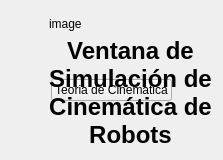
              <widget class="QWidget" name="tab">
               <property name="maximumSize">
                <size>
                 <width>524</width>
                 <height>573</height>
                </size>
               </property>
               <attribute name="title">
                <string notr="true">INICIO</string>
               </attribute>
               <layout class="QGridLayout" name="gridLayout_44">
                <item row="0" column="0" rowspan="3" colspan="2">
                 <layout class="QGridLayout" name="gridLayout_45">
                  <item row="0" column="0">
                   <spacer name="horizontalSpacer_5">
                    <property name="orientation">
                     <enum>Qt::Horizontal</enum>
                    </property>
                    <property name="sizeHint" stdset="0">
                     <size>
                      <width>40</width>
                      <height>20</height>
                     </size>
                    </property>
                   </spacer>
                  </item>
                  <item row="0" column="2">
                   <spacer name="horizontalSpacer_6">
                    <property name="orientation">
                     <enum>Qt::Horizontal</enum>
                    </property>
                    <property name="sizeHint" stdset="0">
                     <size>
                      <width>40</width>
                      <height>20</height>
                     </size>
                    </property>
                   </spacer>
                  </item>
                  <item row="1" column="1">
                   <widget class="QPushButton" name="pushButton">
                    <property name="text">
                     <string>Teoria de Cinematica</string>
                    </property>
                   </widget>
                  </item>
                 </layout>
                </item>
                <item row="1" column="1">
                 <widget class="QLabel" name="label_3">
                  <property name="text">
                   <string>image</string>
                  </property>
                 </widget>
                </item>
                <item row="2" column="1">
                 <widget class="QLabel" name="label_48">
                  <property name="text">
                   <string>&lt;html&gt;&lt;head/&gt;&lt;body&gt;&lt;p align=&quot;center&quot;&gt;&lt;span style=&quot; font-size:18pt; font-weight:600;&quot;&gt;Ventana de Simulación de Cinemática de Robots&lt;/span&gt;&lt;/p&gt;&lt;/body&gt;&lt;/html&gt;</string>
                  </property>
                  <property name="alignment">
                   <set>Qt::AlignCenter</set>
                  </property>
                  <property name="wordWrap">
                   <bool>true</bool>
                  </property>
                 </widget>
                </item>
               </layout>
              </widget>
